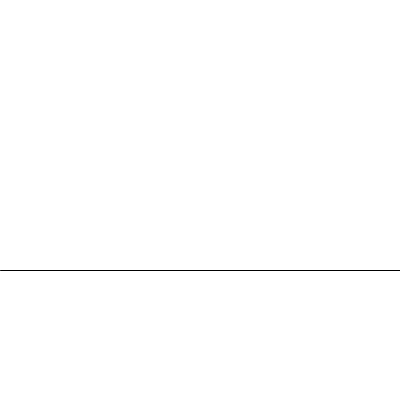
Frame 1 (no input)
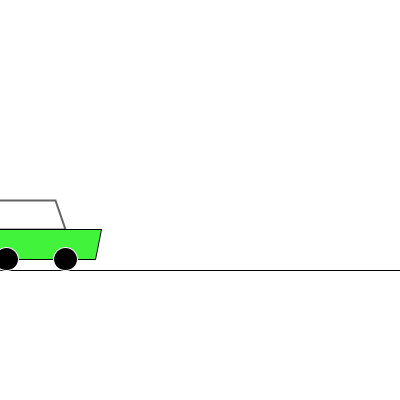
Frame 60 (the mouse pressed at the canvas centre just before this capture)
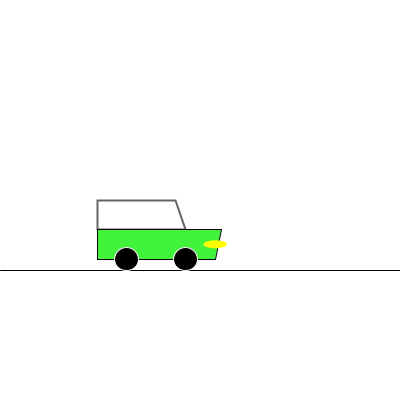
Frame 120 (the mouse held since frame 60 and released just before this capture)

The Processing sketch that drew these frames (run headless with seeded random() and noise(); from frame 60 on, the mouse is pressed at the canvas centre):

// Processing sketch: car5
// ── car5.pde

// moving car. 

// constants
final int CAR_SPEED = 2;

// variables
int cx, cy;  // coordinates of left, top corner of the Car
float cw;    // size (width) of the Car
color tc;    // color of the Car

boolean isPuffing;  // is the Car puffing a cloud of smoke
float puffSize; 

// set up initial variables
void setup() {
  size(400, 400);
  
  // initial attributes of the Car
  cw = generateSize();
  cx = int(- 1.2 * cw);   // start off the left end of the screen
  cy = height / 2;
  tc = generateColor();
  isPuffing = false;
  puffSize = 0.0;
}

// draw loop
void draw() {
  background(255);
  stroke(0);
  line(0, carBottom(cy, cw), width, carBottom(cy, cw));

  drawCar(cx, cy, cw, tc, onCar(mouseX, mouseY, cx, cy, cw));
  moveCar();
  
  if (isPuffing) {
    drawPuff(cx, cy, cw);
    updatePuff();
  }
}

// handle mouse press
void mousePressed() {
  if (onCar(mouseX, mouseY, cx, cy, cw)) {
    isPuffing = true;
    puffSize = cw/4;
  }
}

// draw a puff of smoke behind the car with the given position and size
void drawPuff(int carLeft, int carTop, float carWidth) {
  float carHeight = carWidth / 2;
  noStroke();
  fill(tc);
  ellipse(carLeft - carWidth/6, carTop + carHeight, puffSize, puffSize/2);
}

// update the state of the smoke puff
void updatePuff() {
  puffSize--;
  if (puffSize < 1) {
    isPuffing = false;
  } 
}

// move the Car a little bit forward; if it goes off the screen 
// start it over again from the left side
void moveCar() {
  cx = cx +  CAR_SPEED;
  if (cx > width) {
    cx = int(- 1.2 * cw);   // start off the left end of the screen
    tc = generateColor();
    isPuffing = false;
  }  
}

// determine if a given x, y position occurs somewhere in the area
// of the window where the Car with given coordinates and size is drawn
boolean onCar(int x, int y, int carLeft, int carTop, float carWidth) {
  float carHeight = carWidth / 2; 
  return (carLeft <= x && x <= carLeft + carWidth) 
      && (carTop <= y && y <= carTop + carHeight);  
}

// draw a picture the Car
void drawCar(int carLeft, int carTop, float carWidth, color bodyColor, boolean lightsOn) {
  float carHeight = carWidth / 2;
  float tireSize = carHeight*2/5;
  
  // top
  strokeWeight(2);
  stroke(100, 255);
  fill(255, 50);
  quad(carLeft, carTop, 
        carLeft + carWidth*2/3, carTop, 
        carLeft + carWidth*3/4, carTop + carHeight/2, 
        carLeft, carTop + carHeight/2);
  
  // body
  strokeWeight(1);
  stroke(0);
  fill(bodyColor);
  quad(carLeft, carTop + carHeight/2, 
        carLeft + carWidth*1.05, carTop + carHeight/2, 
        carLeft + carWidth, carTop + carHeight, 
        carLeft, carTop + carHeight);

  // tires
  stroke(255);
  fill(0);
  ellipse(carLeft + carWidth/4, carTop + carHeight, tireSize, tireSize);
  ellipse(carLeft + carWidth*3/4, carTop + carHeight, tireSize, tireSize);
  
  // headlight
  if (lightsOn) {
    noStroke();
    fill(255, 255, 0);
    ellipse(carLeft + carWidth, carTop + carHeight * 3/4, tireSize, tireSize / 3);
  }
}

// calculate the y-coordinate of the bottom of the car 
int carBottom(int carTop, float carWidth) {
  float carHeight = carWidth / 2;
  float tireSize = carHeight*2/5;
  return int(carTop + carHeight + tireSize / 2);
}

// generate a random size for the car
float generateSize() {
  return random(60, 150); 
}

// generate a random color
color generateColor() {
  return color(random(256), random(256), random(256));
}
